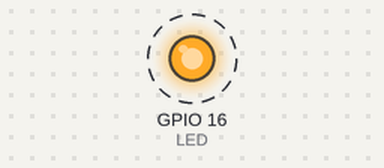
The program below on a simulated ESP32. Shown: output pins drawn as LEDs (lit = HIGH). Dashed ring = blinking. WiFi joins after 1.5 s; servers stay silent unless stated; what the program prints to the serial monitor is not drawn.

Above: at 0.1 s.
Timing chart, 0 to 3.0 s (numbered marks = the images above):
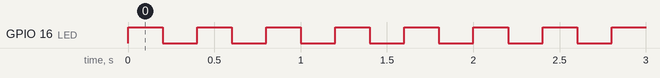

The program:

main.cpp
```cpp
#include <Arduino.h>
#include <WiFi.h>
#include <ESPmDNS.h>
#include <WiFiUdp.h>
#include <ArduinoOTA.h>

#define version 'Oriol_1.0'

const char* ssid = "Xiaomi_11T_Pro";
const char* password = "f5cbd8a82232";

void funcioLED( void * parameter );
void funcioOTA( void * parameter );
void anotherTask( void * parameter )
{
/* loop forever */
for(;;)
{
Serial.println("this is another Task");
delay(1000);
}
/* delete a task when finish,
this will never happen because this is infinity loop */
vTaskDelete( NULL );
}


void setup()
{
    Serial.begin(112500);
    /* we create a new task here */
    xTaskCreate(
        funcioLED, /* Task function. */
        "Funcion LED", /* name of task. */
        1000, /* Stack size of task */
        NULL, /* parameter of the task */
        1, /* priority of the task */
        NULL); /* Task handle to keep track of created task */

    xTaskCreate(
        anotherTask, /* Task function. */
        "another Task", /* name of task. */
        1000, /* Stack size of task */
        NULL, /* parameter of the task */
        1, /* priority of the task */
        NULL);

    xTaskCreate(
        funcioOTA, /* Task function. */
        "OTA ", /* name of task. */
        10000, /* Stack size of task */
        NULL, /* parameter of the task */
        1, /* priority of the task */
        NULL);
    Serial.println("Oriol_1.0");
}


/* the forever loop() function is invoked by Arduino ESP32 loopTask */
void loop()
    {
        Serial.println("this is ESP32 Task");
        delay(1000);
    }
/* this function will be invoked when additionalTask was created */

void funcioLED( void * parameter )
    {

    #define LED 16
  // put your setup code here, to run once:

    pinMode(LED,OUTPUT);


        for(;;)
        {

        // put your main code here, to run repeatedly:
        digitalWrite(LED,HIGH);
        Serial.println("PUT ON");
        delay(200);
        Serial.println("PUT OFF");
        digitalWrite(LED,LOW);
        delay(200);

        }

    vTaskDelete( NULL );
    }

void funcioOTA( void * parameter )
    {
      Serial.println("Booting");
  WiFi.mode(WIFI_STA);
  WiFi.begin(ssid, password);
  while (WiFi.waitForConnectResult() != WL_CONNECTED) {
    Serial.println("Connection Failed! Rebooting...");
    delay(5000);
    ESP.restart();
  }

  // Port defaults to 3232
  // ArduinoOTA.setPort(3232);

  // Hostname defaults to esp3232-[MAC]
   ArduinoOTA.setHostname("POL_ORIOL");

  // No authentication by default
  // ArduinoOTA.setPassword("admin");

  // Password can be set with it's md5 value as well
  // MD5(admin) = 21232f297a57a5a743894a0e4a801fc3
  // ArduinoOTA.setPasswordHash("21232f297a57a5a743894a0e4a801fc3");

  ArduinoOTA
    .onStart([]() {
      String type;
      if (ArduinoOTA.getCommand() == U_FLASH)
        type = "sketch";
      else // U_SPIFFS
        type = "filesystem";

      // NOTE: if updating SPIFFS this would be the place to unmount SPIFFS using SPIFFS.end()
      Serial.println("Start updating " + type);
    })
    .onEnd([]() {
      Serial.println("\nEnd");
    })
    .onProgress([](unsigned int progress, unsigned int total) {
      Serial.printf("Progress: %u%%\r", (progress / (total / 100)));
    })
    .onError([](ota_error_t error) {
      Serial.printf("Error[%u]: ", error);
      if (error == OTA_AUTH_ERROR) Serial.println("Auth Failed");
      else if (error == OTA_BEGIN_ERROR) Serial.println("Begin Failed");
      else if (error == OTA_CONNECT_ERROR) Serial.println("Connect Failed");
      else if (error == OTA_RECEIVE_ERROR) Serial.println("Receive Failed");
      else if (error == OTA_END_ERROR) Serial.println("End Failed");
    });

  ArduinoOTA.begin();

  Serial.println("Ready");
  Serial.print("IP address: ");
  Serial.println(WiFi.localIP());

    for(;;)
    {
      ArduinoOTA.handle();
      delay(50);
    }
}
```

Measured:
- by itself, GPIO 16 (LED): alternates HIGH for 0.20 s and LOW for 0.20 s
